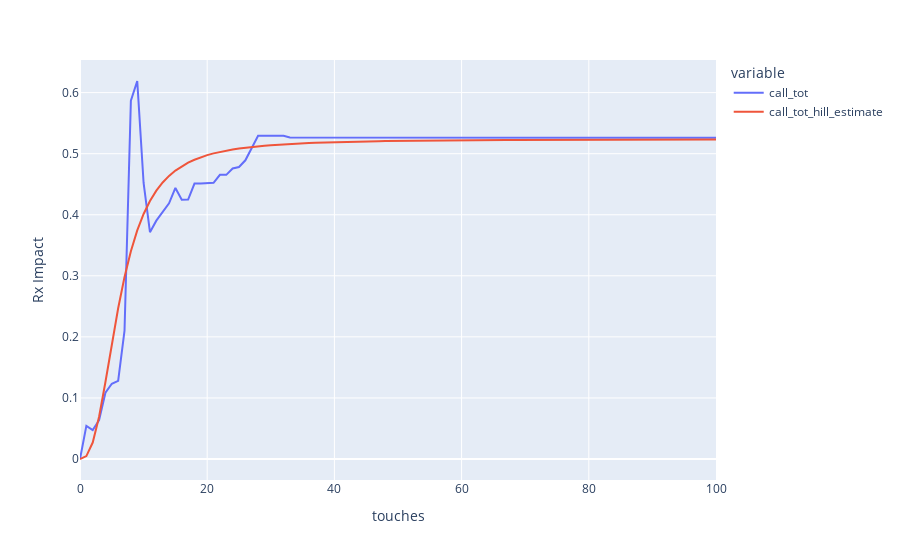

The notebook cell this image was saved under:
### Code cell
response_curves.plot(channel5['resp_df'], 'touches', ['call_tot', 'call_tot_hill_estimate'])
